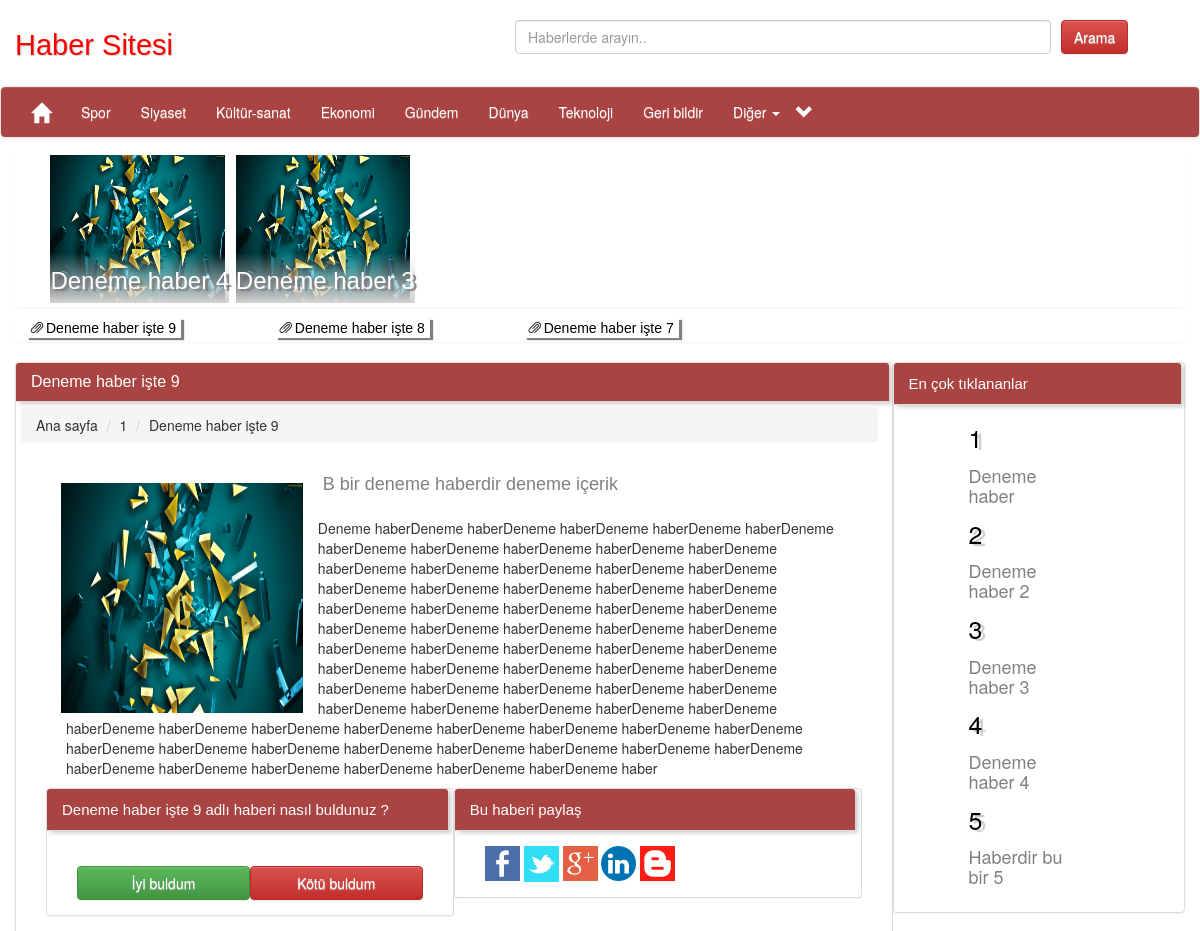
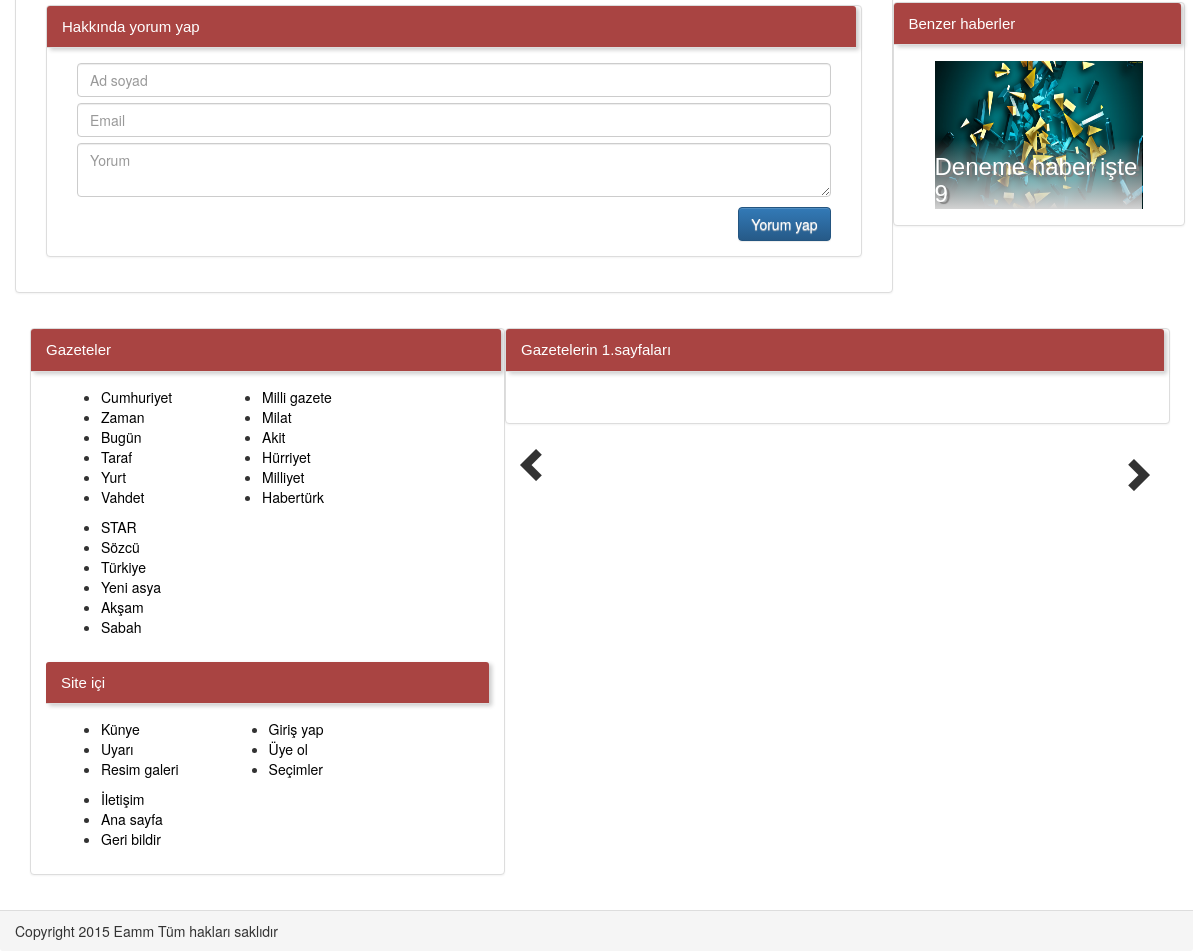
/deneme-haber-9_9.html, run on the app's committed database (2 pictures, top to bottom).
### tables this page shows
CREATE TABLE IF NOT EXISTS `haberler` (
  `id` int(11) NOT NULL,
  `baslik` varchar(225) NOT NULL,
  `metin` text NOT NULL,
  `aciklama` varchar(180) NOT NULL,
  `tik` int(11) NOT NULL DEFAULT '0',
  `etiketler` varchar(220) NOT NULL,
  `tarih` varchar(180) NOT NULL,
  `resimurl` varchar(225) NOT NULL,
  `katagoriid` int(11) NOT NULL,
  `perma` varchar(180) NOT NULL,
  `slider` int(11) NOT NULL DEFAULT '0',
  `ust` int(11) NOT NULL DEFAULT '0',
  `katagoriperma` varchar(140) NOT NULL,
  `hedef` varchar(140) NOT NULL
);

### application/controllers/yazi.php (called while the page is built, shortened)
<?php
class yazi extends CI_Controller {
	public function index()
	{
		$this->load->helper("url");
		$haberliste = $this->anasayfa_model->habercek();
		$data["haberler"]=$haberliste;
		$data["encoktik"]=$this->anasayfa_model->encoktik();
		$cek = $this->anasayfa_model->enson();
		$array = array();
		foreach($cek as $c){
		array_push($array,$c["haberid"]);
		}
		$yorumagore = $this->anasayfa_model->hbrcek($array);
		$data["yorumagore"]=$yorumagore;
		$data["url"]=$this->uri->segment(1,0);
		$d = $data["url"];
		$parca= explode("_",$d);
		$data["baslik"]=$parca[0];
		$data["id"]=$parca[1];
		$this->load->model("haber_model");
		$yazi = $this->haber_model->yazicek($data["id"],$data["baslik"]);
		$baslik = $yazi["baslik"];
		$aciklama = $yazi["aciklama"];
		$data["benzercek"] = $this->haber_model->benzercek($baslik,$aciklama);
		$data["gelen"]=$this->haber_model->yazicek($data["id"],$data["baslik"]);
		$this->load->model("anket_model");
		$id = rand(1,4);
		$data["anket"]=$this->anket_model->anketcek($id);
		$this->load->helper("malzeme_helper");
		$oturum= $this->session->giris;
		if($oturum){
		$ipadres = $this->session->id;
		}else {
		$ipadres = GetIP();
		}
		$data["islemkontrol"]=$this->haber_model->islemkontrol($data["id"],$ipadres);
		$data["iyisayi"]=$this->haber_model->iyisay($data["id"]);
		$data["kotusayi"]=$this->haber_model->kotusay($data["id"]);
		$data["yorumcek"] = $this->haber_model->yorumcek($data["id"]);
		$this->load->view('tekilview',$data);
	}
}
?>

### index.php (called while the page is built, shortened)
<?php
require_once BASEPATH.'core/CodeIgniter.php';

### application/models/anasayfa_model.php (called while the page is built, shortened)
<?php
class anasayfa_model extends CI_Model {
public function habercek(){
$this->db->select("*");
$this->db->from("haberler");
$this->db->order_by("id","desc");
$this->db->limit("9");
$getir = $this->db->get();
if($getir->num_rows()){
return $getir->result_array();
}else {
return false;
}
}
public function encoktik()
{
$this->db->select("*");
$this->db->from("haberler");
$this->db->order_by("tik","desc");
$this->db->limit("5");
$getir = $this->db->get();
if($getir->num_rows()){
return $getir->result_array();
}else {
return false;
}
}
public function enson(){
$this->db->select("*");
$this->db->from("haberyorum");
$this->db->order_by("id","desc");
$al = $this->db->get();
return $al->result_array();
}
public function hbrcek($array){
$this->db->select("*");
$this->db->from("haberler");
$this->db->where_in("id",$array);
$this->db->limit(5);
$cek = $this->db->get();
return $cek->result_array();
}
}
?>

### application/models/haber_model.php (called while the page is built, shortened)
<?php
class haber_model extends CI_Model {
public function yazicek($id,$deger){
$this->db->select("*");
$sorgu = array("id"=>$id,"perma"=>$deger);
$this->db->where($sorgu);
$this->db->from("haberler");
$query = $this->db->get();
$query = $query->row_array();
return $query;
}
function benzercek($baslik,$aciklama){
$this->db->select("*");
$this->db->from("haberler");
$find = array("baslik"=>$baslik,"aciklama"=>$aciklama);
$this->db->like($find);
$this->db->limit(4);
$this->db->order_by("id","desc");
$getir = $this->db->get();
return $getir->result_array();
}
function islemkontrol($haberid,$ip){
$this->db->select("*");
$data = array("haberid"=>$haberid,"ip"=>$ip);
$this->db->where($data);
$this->db->from("haberislem");
$getir = $this->db->get();
return $getir->row_array();
}
function iyisay($haberid){
$this->db->select("*");
$data = array("haberid"=>$haberid,"iyi"=>"1");
$this->db->where($data);
$this->db->from("haberislem");
$getir = $this->db->get();
return $getir->num_rows();
}
function kotusay($haberid){
$this->db->select("*");
$data = array("haberid"=>$haberid,"kotu"=>"1");
$this->db->where($data);
$this->db->from("haberislem");
$getir = $this->db->get();
return $getir->num_rows();
}
function yorumcek($id){
$this->db->select("*");
$this->db->from("haberyorum");
$find = array("haberid"=>$id,"onay"=>"1");
$this->db->where($find);
$this->db->limit(5);
$this->db->order_by("id","desc");
$getir = $this->db->get();
return $getir->result_array();
}
}
?>

### application/views/tekilview.php (the view, shortened to what this page needs)
<?php
if($_SERVER['PHP_SELF']!="".base_url()."application/views/tekilview.php"){
?>
<!DOCTYPE html>
<html>
<head>
<link rel="stylesheet" type="text/css" href="<?php echo base_url(); ?>assets/css/bootstrap.css" />
<link rel="stylesheet" type="text/css" href="<?php echo base_url(); ?>assets/css/bootstrap.min.css" />
<link rel="stylesheet" type="text/css" href="<?php echo base_url(); ?>assets/css/bootstrap-theme.css" />
<link rel="stylesheet" type="text/css" href="<?php echo base_url(); ?>assets/css/anasayfa.css" />
</head>
<body>
<div class="container-fluid">
<link rel='stylesheet' type="text/css" href="<?php echo base_url(); ?>assets/css/yazi.css" />
<?php
    $data["usthaber"]=$haberler;
    $this->load->view("header_view",$data);
 ?>
<div class="col-md-9 panel panel-default">
<div class="kl panel-heading"><h3 class="panel-title"><?php echo $gelen["baslik"]; ?></h3></div>
<div class="panel-body">
<div class="ust">
<ol class="breadcrumb genislet">
  <li>Ana sayfa</li>
  <li><?php echo $gelen["katagoriid"]; ?></li>
  <li><?php echo $gelen["baslik"]; ?></li>
</ol>
<br>
</div>
<img class="col-md-4" id="haberresim" src='<?php echo $gelen["resimurl"]; ?>'>
<div class="col-md-8" id="imgyan">
<p id="aciklama" class="lead"><?php echo $gelen["aciklama"]; ?></p>
</div>
<p id="metin">
  <?php echo $gelen["metin"]; ?>
</p>
<div class="panel panel-default col-md-6">
<div class="gns panel-heading"><?php echo $gelen["baslik"]; ?> adlı haberi nasıl buldunuz ?</div>
<div class="panel-body">
<?php
if($islemkontrol){
  echo "Daha önce bu haberi oyladınız";
  echo "<div class='col-md-12 alert alert-warning'>Bu yazıyı daha önce".$iyisayi." kişi iyi ve ".$kotusayi." kişi kötü buldu</div>";
  if($islemkontrol["iyi"]=="1"){
    echo "(Bu haberi iyi buldunuz)";
  }else if($islemkontrol["kotu"]=="1"){
    echo "(Bu haberi kötü buldunuz)";
  }
  }else { ?>
<div class="alert alert-info col-md-12" id="bilgi" style="display:none"></div><br>
<form action="yazi/yaziislem" method="post" id="islemform">
<input id="islem"  type="button" class="col-md-6 btn btn-success" name="iyi" value="İyi buldum" />
</form>
<form action="yazi/yaziislem" method="post" id="islemform2">
<input id="islem2" type="button" class="col-md-6 btn btn-danger" name="kotu" value="Kötü buldum" />
</form>
<?php } ?>
</div>
</div>
<div class="panel panel-default col-md-6">
<?php $mevcuturl = "http://".$_SERVER['SERVER_NAME'].$_SERVER["REQUEST_URI"]; ?>
<div class="gns panel-heading">Bu haberi paylaş</div>
<div class="panel-body">
<a class='blur' href="https://www.facebook.com/sharer/sharer.php?u=<?php echo $mevcuturl; ?>" onClick="return popup(this, 'notes')" rel='nofollow' target='_blank'><img title='facebook' border='0' height='35' src='<?php echo base_url(); ?>assets/resim/ficon.png' width='35'/></a>
<a class='blur' href="https://twitter.com/intent/tweet?url=<?php echo $mevcuturl; ?>&text=<?php echo $gelen["aciklama"]; ?>" onClick="return popup(this, 'notes')" rel='nofollow' target='_blank'><img title='twitter' border='0' height='36' src='<?php echo base_url(); ?>assets/resim/ticon.png' width='35'/></a>
<a class='blur' href="https://plus.google.com/share?url=<?php echo $mevcuturl; ?>" onClick="return popup(this, 'notes')" rel='nofollow' target='_blank'><img title='Google' border='0' height='35' src='<?php echo base_url(); ?>assets/resim/gicon.png' width='35'/></a>
<a class='blur' href="http://www.linkedin.com/shareArticle?mini=true&url=<?php echo $mevcuturl; ?>title=<?php echo $gelen["baslik"]; ?>" onClick="return popup(this, 'notes')"  rel='nofollow' target='_blank'><img title='linkenldn' border='0' height='35' src='<?php echo base_url(); ?>assets/resim/lind.png' width='35'/></a>
<a class='blur' href="https://plus.google.com/share?url=<?php echo $mevcuturl; ?>" onClick="return popup(this, 'notes')" rel='nofollow' target='_blank'><img title='Blogger' border='0' height='35' src='<?php echo base_url(); ?>assets/resim/blicon.png' width='35'/></a>
</div>
</div>
<div class="panel panel-default col-md-12">
<div class="kl panel-heading">Hakkında yorum yap</div>
<div class="panel-body">
<div class="yorumyap">
<form action="yazi/yaziislem" method="post" id="yorumform">
<?php
$oturum = $this->session->giris;
$adsoyad = $this->session->adsoyad;
$email = $this->session->email;
$resim = $this->session->resimurl;
?>
<?php if($oturum){
?>
<input type="hidden" name="adsoyad" class="col-md-12 form-control" value="<?php echo $adsoyad; ?>"><br><br>
<input type="hidden" name="email" class="col-md-12 form-control"  value="<?php echo $email; ?>"><br><br>
<?php echo "<img src='".$resim."' style='width:64px;height:64px;float:left;
margin-right:5px'><b>".$adsoyad."</b><br>".$email."<br>"; ?><br>
<?php
}else { ?>
<input type="text" name="adsoyad" class="col-md-12 form-control" placeholder="Ad soyad"><br><br>
<input type="text" name="email" class="col-md-12 form-control" placeholder="Email"><br><br>
<?php } ?>
<textarea name="yorum" class="col-md-12 form-control" placeholder="Yorum"></textarea>
<input id="yorumyap" type="button" class="btn btn-primary" value="Yorum yap" />
</form>
</div>
</div>
</div>
</div>
</div>
<link rel="stylesheet" type="text/css" href="<?php echo base_url(); ?>assets/css/sagalan.css" />
<div class="col-md-3 panel panel-default">
<div class="sg panel-heading">En çok tıklananlar</div>
<div class="panel-body">
<ul style="list-style:none" id="haberg">
<?php $i=0; foreach($encoktik as $coktik){$i++; ?>
<li class="col-md-12" id="bs"><span id="sayi" class="col-md-2"><?php echo $i; ?></span><h4 class="col-md-10" id="habergoster"><?php echo $coktik["baslik"]; ?></h4></li>
<?php } ?>
</ul>
</div>
</div>
<div class="panel panel-default col-md-3">
<div class="sg panel-heading">Benzer haberler</div>
<div class="panel-body">
<?php
foreach($benzercek as $benzer)
  {
 ?>
  <div class="usteleman col-lg-12 col-md-12 col-sm-12">
<div id="bnbox">
<a href='<?php echo $benzer["hedef"]; ?>'>
  <img src='<?php echo $benzer["resimurl"]; ?>' id="usthaberresim" alt="resim"/>
<h3 id="bnbaslik"><?php echo $benzer["baslik"]; ?></h3>
</a>
</div>
</div>
<?php } ?>
</div>
</div>
</div>
<?php }else {echo "Buraya giriş yasak";} ?>

### application/views/header_view.php (shortened to what this page needs)
<?php
if($_SERVER['PHP_SELF']!="".base_url()."application/views/header_view.php"){
?>
<link rel="stylesheet" type="text/css" href="<?php echo base_url(); ?>assets/css/header.css" />
<div class="row header">
<div class="col-md-5 wd">
<h3 id="logo">Haber Sitesi</h3>
</div>
<div style="padding-top:20px" class="arama col-md-7">
<form action="sonuclar" method="get">
	<input autocomplete="off" style="float:left;width:80%;margin-right:10px" type="text" class="form-control" name="ara" placeholder="Haberlerde arayın.." />
	<input style="float:left" type="submit" id="arabuton" class="btn btn-danger" value="Arama" />
</form>
</div>
<nav class="ustmenu col-md-12 navbar navbar-default">
  <div id="ustmenu" class="container-fluid">
    <div class="collapse navbar-collapse" id="bs-example-navbar-collapse-1">
      <ul id="ustul" class="nav navbar-nav">
        <li>
    <div class="navbar-header">
      <a class="navbar-brand" href="<?php echo base_url(); ?>"> <span class="glyphicon glyphicon-home" style="font-size:20px"></span></a>
    </div>
</li>
        <li>
<a href='<?php echo base_url(); ?>2_spor'>Spor</a>
</li>
<li>
<a href='<?php echo base_url(); ?>3_siyaset'>Siyaset</a>
</li>
<li>
<a href='<?php echo base_url(); ?>7_kultur-sanat'>Kültür-sanat</a>
</li>
<li>
<a href='<?php echo base_url(); ?>4_ekonomi'>Ekonomi</a>
</li>
<li>
<a href='<?php echo base_url(); ?>1_gundem'>Gündem</a>
</li>
<li>
<a href='<?php echo base_url(); ?>5_dunya'>Dünya</a>
</li>
<li>
<a href='<?php echo base_url(); ?>6_teknoloji'>Teknoloji</a>
</li>
<li>
<a href='<?php echo base_url(); ?>iletisim'>Geri bildir</a>
</li>
        <li class="dropdown">
          <a href="#" class="dropdown-toggle" data-toggle="dropdown" role="button" aria-haspopup="true" aria-expanded="false">Diğer <span class="caret"></span></a>
        </li>
  <li><span id="down" style="font-size:18px;margin-top:15px" class="glyphicon glyphicon-chevron-down"></span>
      <span style="font-size:18px;margin-top:15px;display:none" id="up" class="glyphicon glyphicon-chevron-up"></span></li>
      </ul>
    </div>
  </div>
</nav>
</div>
<div class="col-md-12 panel panel-default usthaber">
<?php foreach($usthaber as $ust){
if($ust["ust"]=="1"){ ?>
<div class="usteleman col-md-2">
<div id="imgbox">
	<a href='<?php echo base_url(); ?>h/<?php echo $ust["id"]."_".$ust["perma"]; ?>'>
  <img src='<?php echo $ust["resimurl"]; ?>' id="usthaberresim" alt="resim"/>
<h3 id="usthbslk"><?php echo $ust["baslik"]; ?></h3>
</a>
</div>
</div><?php } ?>
<?php } ?>
</div>
<div class="col-md-12 panel panel-default kayanhaber">
<marquee>
<ul class="list-inline">
<?php foreach($usthaber as $kayan){
  if($kayan["ust"]=="3"){
  ?>
<li><span class="nw glyphicon glyphicon-paperclip"></span><a href='<?php echo $kayan["hedef"]; ?>'><?php echo $kayan["baslik"]; ?></a></li>
<?php } } ?>
</ul>
</marquee>
</div>
<?php }else {echo "Buraya giriş yasak";} ?>

### assets/css/anasayfa.css (style rules this page uses)
a { color:black; }
.usteleman { height:150px;border:1px solid lightgray; }

### assets/css/yazi.css (style rules this page uses)
a { color:black; }
#haberresim { float:left; height:230px; }
.kl { margin-left:-15px; width:103.2%; }
.sg { margin-left:-15px; width:110.2%; }
p#aciklama { margin-top:-2%; font-family: sans-serif; color:gray; font-size:18px; margin-left:-10px; }
p#metin { margin-left:20px; }
.ust { margin-top:-10px; margin-left:-25px; }
.genislet { width:102%; }
.gns { margin-left:-15px; width:106.6%; }
.blur img { filter:alpha(opacity=100); -moz-opacity:1.0; opacity:1.0; border:0; }
input#yorumyap { margin-top:10px; float:right; }
#bnbox { width:105%; height:100%; }
h3#bnbaslik { font-family:Arial; z-index:3; margin-top:-70px; padding-top:15px; background-image: linear-gradient(to bottom, transparent 0px, lightgray 100%); background-repeat: repeat-x; width:91%; height:70px; color:white; position:absolute; text-shadow: 3px 2px 1px gray; transition:background-image 1s }

### assets/css/header.css (style rules this page uses)
a { color:black; }
h3#logo { margin-top:30px; font-size:29px; font-family: sans-serif; color:#f00; text-shadow:1px 1px 1px #ccc; }
.ustmenu { padding:0; margin-top:-14px; background-image: -webkit-linear-gradient(bottom, #a94442 0%, #337ab7100%); background-image: -o-linear-gradient(top, #a94442 0%, #a94442 100%); background-image: -webkit-gradient(linear, left top, left bottom, from(#a94442), to(#a94442)); background-image: linear-gradient(to bottom, #a94442 0%, #a94442 100%); color:white; }
a.navbar-brand { margin:0; }
#ustmenu a { color:white; }
.usteleman { margin-left:-5px; border:1px solid transparent ; }
.usthaber { border:1px solid transparent; padding:2px; padding-left:2%; margin-top:-7px; }
#imgbox { width:110%; height:100%; }
.arama { height:100px; background-image: linear-gradient(to bottom, transparent 0px, white 100%); background-repeat: repeat-x; }
img#usthaberresim { width:100%; height:100%; }
h3#usthbslk { font-family:Arial; z-index:3; margin-top:-50px; padding-top:15px; background-image: linear-gradient(to bottom, transparent 0px, lightgray 100%); background-repeat: repeat-x; width:95%; height:50px; color:white; position:absolute; text-shadow: 3px 2px 1px gray; transition:background-image 1s }
.kayanhaber { margin-top:-10px; max-height:25px; padding-top:-5px; font-family:Arial; border:1px solid transparent; }
.kayanhaber ul li { margin-right:90px; box-shadow: 3px 2px 1px gray; }
.nw { margin-right:3px; font-size:12px; }

### assets/css/sagalan.css (style rules this page uses)
span#sayi { font-size:25px; color:black; text-shadow:4px 2px 1px #ccc; }
ul#haberg li { margin-left:-25px; }
h4#habergoster { color:gray; }

### application/views/header_view.php (style rules this page uses)
a { color:black; }

### data on the page
haberler: resimurl (picture), baslik "Deneme haber 4"
haberler: resimurl (picture), baslik "Deneme haber 3"
haberler: baslik "Deneme haber işte 9", katagoriid "1", resimurl (picture), aciklama "B bir deneme haberdir deneme içerik", metin "Deneme haberDeneme haberDeneme haberDeneme haberDeneme haberDeneme haberDeneme haberDeneme haberDeneme haberDeneme haberDeneme haberDeneme haberDeneme haberDeneme haberDeneme haberDeneme haberDeneme haberDeneme haberDeneme haberDeneme haberDeneme haberDeneme haberDeneme haberDeneme haberDeneme haberDeneme haberDeneme haberDeneme haberDeneme haberDeneme haberDeneme haberDeneme haberDeneme haberDeneme haberDeneme haberDeneme haberDeneme haberDeneme haberDeneme haberDeneme haberDeneme haberDeneme haberDeneme haberDeneme haberDeneme haberDeneme haberDeneme haberDeneme haberDeneme haberDeneme haberDeneme haberDeneme haberDeneme haberDeneme haberDeneme haberDeneme haberDeneme haberDeneme…"
haberler: baslik "Deneme haber işte 8"
haberler: baslik "Deneme haber işte 7"
haberler: baslik "Deneme haber"
haberler: baslik "Deneme haber 2"
haberler: baslik "Haberdir bu bir 5"
